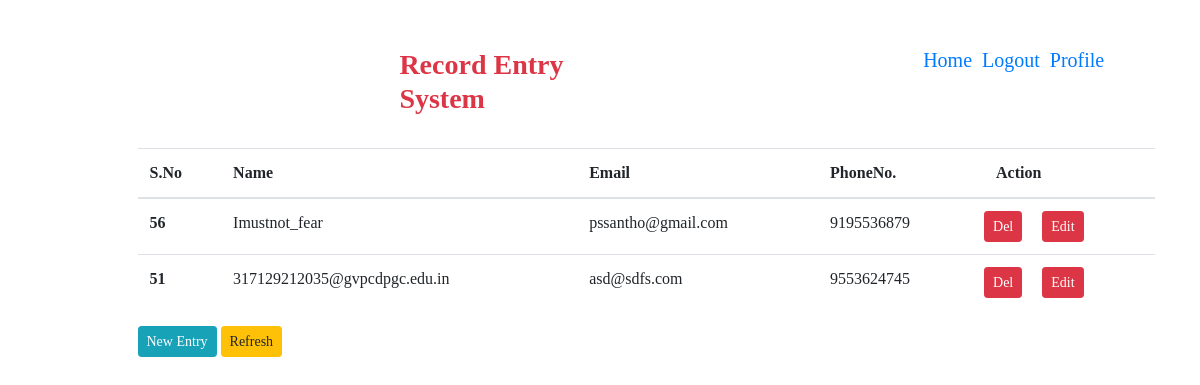
Before: / (signed in) with the older database file.
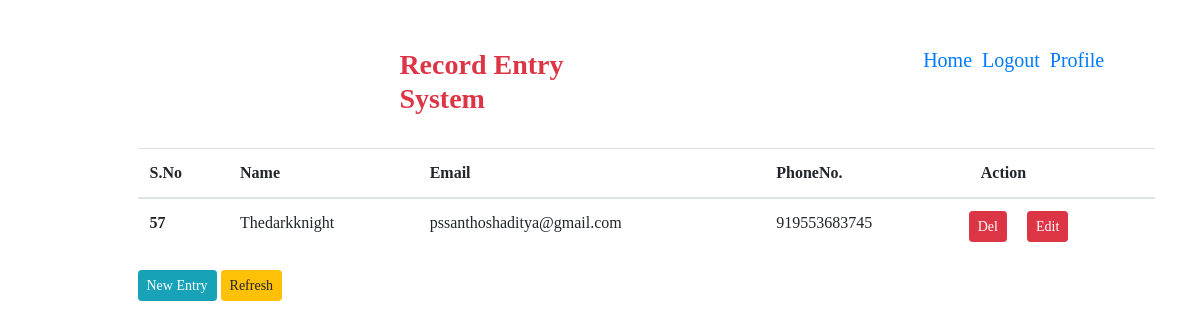
After: the same page with the newer database file.
### record/models.py (models this page shows)
class Person(models.Model):
    id = models.AutoField(primary_key=True)
    name = models.CharField(max_length=200)
    phone_number = models.IntegerField()
    email = models.EmailField(max_length=200)

### record/views.py (the view)
# urls.py: path('', views.index, name='index'),
def index(request):
    if request.user.is_authenticated:
        db = Person.objects.all().order_by('-name')
        personname = {
            "person": db
        }
        return render(request, template_name='record/index.html', context=personname)
    else:
        return render(request, template_name='record/homepage.html')

### templates/record/index.html (shortened to what this page needs)
{% load static %}
{% load crispy_forms_tags %}
<!DOCTYPE html>
<html lang="en">
<head>
    <link rel="stylesheet" href="https://maxcdn.bootstrapcdn.com/bootstrap/4.0.0/css/bootstrap.min.css">
</head>
<body>
<br>
<br>
    <div class="container" id="content">
        <div class="offset-sm-1">
            <div class="row">
                <div class="offset-sm-3 col-sm-3">
                    <a href='/' style="text-decoration: none"><h3 class="text-danger" id="heading"><Strong>Record Entry System</Strong></h3></a>
                </div>
                <div class="offset-sm-3 col-sm-3">
                    {% if user.is_authenticated %}
                        <h5><a href='/' id="heading">Home</a>&nbsp;&nbsp;<a href='/logout/' id="heading">Logout</a>&nbsp;&nbsp;<a href='/profile/' id="heading">Profile</a></h5>
                    {% else %}
                        <h5><a href='/' id="heading">Home</a>&nbsp;&nbsp;<a href='/login/' id="heading">Login</a>&nbsp;&nbsp;<a href='/register/' id="heading">Signup</a></h5>
                    {% endif %}
                </div>
            </div>
            <div class="row">
                <div class="col-sm-12">
                </div>
            </div>
            <br>
        {% block content %}
        <div class="row">
            <div class="col-12">
                <table class="table">
                    <thead>
                        <tr>
                            <th scope="col">S.No</th>
                            <th scope="col">Name</th>
                            <th scope="col">Email</th>
                            <th scope="col">PhoneNo.</th>
                            <th scope="col">&nbsp;&nbsp;&nbsp;Action</th>
                        </tr>
                    </thead>
                    <tbody>
                        {% for p in person %}
                        <tr>
                            <th scope="row">{{ p.id }}</th>
                            <td id="name">{{ p.name }}</td>
                            <td id="email">{{ p.email }}</td>
                            <td id="phoneno">{{ p.phone_number }}</td>
                            <td><a class="btn btn-sm btn-danger text-white" id="deleteentry" href="{% url 'deleteentry' entryid=p.id %}">Del</a>&nbsp;&nbsp;&nbsp;&nbsp;
                                <a class="btn btn-sm btn-danger text-white" href="{% url 'updateentry' entryid=p.id %}" target="_blank">Edit</a></td>
                        </tr>
                        {% endfor %}
                    </tbody>
                </table>
                <a class="btn btn-sm btn-info" href="./newentry" target="_blank">New Entry</a>
                <button type="submit" class="btn btn-sm btn-warning" onClick="refreshPage()">Refresh</button>
            </div>
        </div>
        {% endblock %}
       </div>
    </div>
</body>
</html>

### templates/record/index.html (style rules this page uses)
#heading { font-family: "Calibri Light"; }
#content { font-family: "Droid Sans"; }

Changed rows visible on the page:
removed Person: id "56", name "Imustnot_fear", email "pssantho@gmail.com", phone_number "9195536879"
removed Person: id "51", name "317129212035@gvpcdpgc.edu.in", email "asd@sdfs.com", phone_number "9553624745"
added Person: id "57", name "Thedarkknight", email "pssanthoshaditya@gmail.com", phone_number "919553683745"
